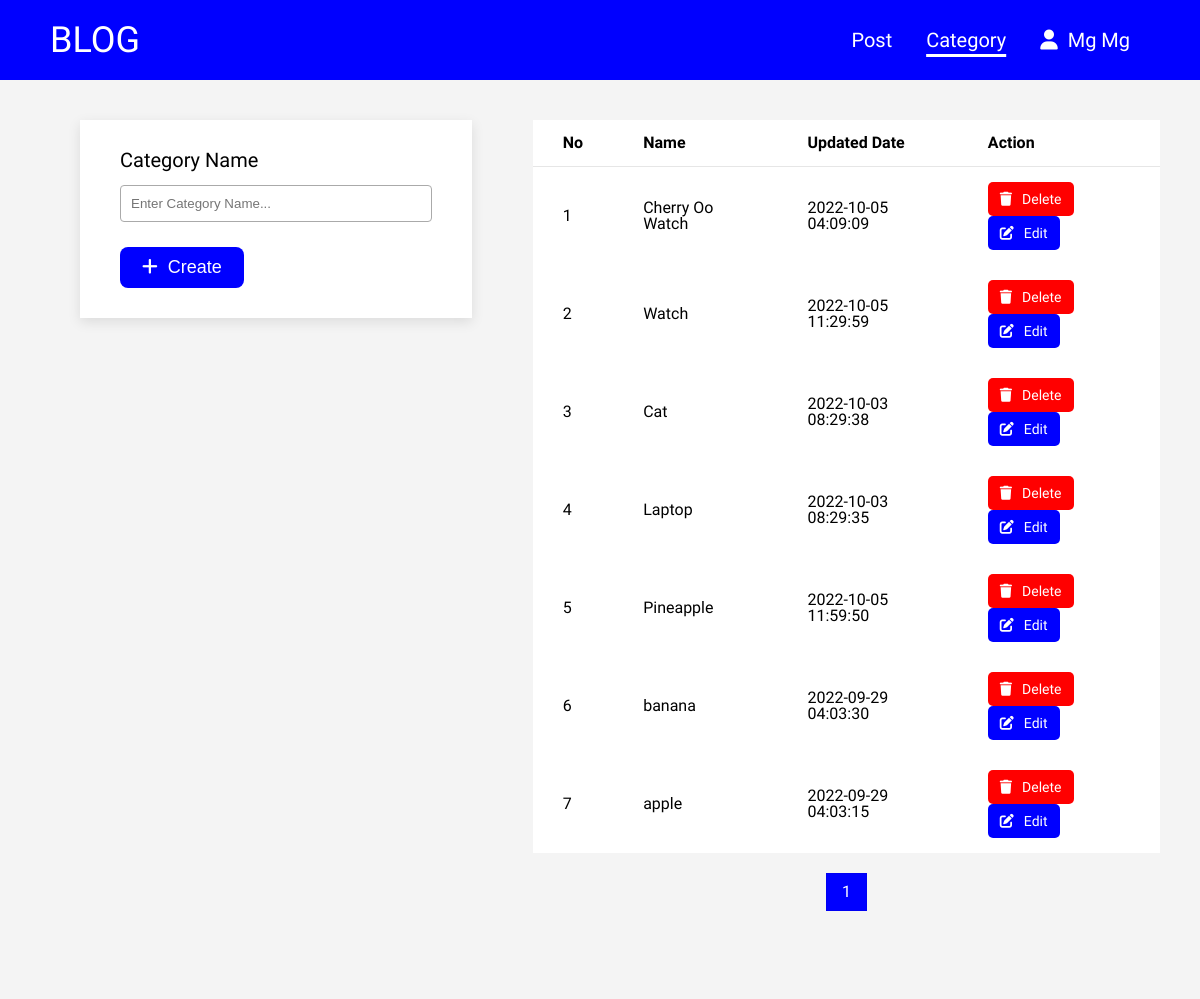
Screenshot of /category/index.php (signed in) with the database file from the repository.
### tables this page shows
CREATE TABLE `categories` (
  `id` int NOT NULL AUTO_INCREMENT,
  `name` varchar(225) NOT NULL,
  `created_date` datetime NOT NULL,
  `updated_date` datetime NOT NULL,
  PRIMARY KEY (`id`)
);

### category/index.php (the view, shortened to what this page needs)
<?php
require_once "../common/conn.php";
?>
<!DOCTYPE html>
<html lang="en">
<head>
    <link rel="stylesheet" href="../css/reset.css">
    <link rel="stylesheet" href="../css/common.css">
    <link rel="stylesheet" href="../css/categories.css">
    <link rel="stylesheet" href="https://cdnjs.cloudflare.com/ajax/libs/font-awesome/6.2.0/css/all.min.css" />
</head>
<body>
    <?php include "../common/nav.php"; ?>
    <div class="up clearfix">
        <div class="lft">
            <div class="container">
                <div class="inner">
                    <form class="form" action="" method="post">
                    <div class="form-group">
                        <label for="name">Category Name</label><br>
                        <input type="text" name="name" placeholder="Enter Category Name..." value="<?php echo isset($name)?$name:'' ?>">
                        </div>
                        <div class="btn-up">
                            <button class="btn" name="categoryAdd"><i class="fa-solid fa-plus"></i>Create</button>
                        </div>
                    </form>
                </div>
            </div>
        </div>
        <div class="rgt">
            <?php
            if (!isset ($_GET['page']) ) {
                $page = 1;
            } else {
                $page = $_GET['page'];
            }
            $resultsPerPage = 10;
            $pageFirstResult = ($page-1) * $resultsPerPage;
            $sql = "SELECT * FROM categories ORDER BY id DESC";
            $result = mysqli_query($conn, $sql);
            $numberOfResult = mysqli_num_rows($result);
            $numberOfPage = ceil ($numberOfResult / $resultsPerPage);
            $sql = "SELECT * FROM categories ORDER BY id DESC LIMIT " . $pageFirstResult . ',' . $resultsPerPage;
            $query = mysqli_query($conn, $sql);
            ?>
            <div class="">
                <table>
                    <thead>
                        <tr>
                            <th>No</th>
                            <th>Name</th>
                            <th>Updated Date</th>
                            <th>Action</th>
                        </tr>
                    </thead>
                    <tbody>
                        <?php
                         $getPage= isset($_GET['page']) ? $_GET['page'] : 1;
                         $num = ($getPage - 1) * $resultsPerPage;
                        while($rows = mysqli_fetch_assoc($query)){
                            echo "<tr>";
                            echo "<td>".++$num."</td>";
                            echo "<td>{$rows['name']}</td>";
                            echo "<td>{$rows['updated_date']}</td>";
                            echo "<td><a class='del' href='delete.php?id={$rows['id']}'><i class='fa-solid fa-trash'></i>Delete</a><a class='edit' href='edit.php?id={$rows['id']}'><i class='fa-solid fa-pen-to-square'></i></i>Edit</a></td>";
                        ?>
                        <?php }
                        echo "</tr>";
                        ?>
                    </tbody>
                </table>
            </div>
            <div class="pagination clearfix">
                <div class="paginate-up">
                    <?php
                    $currentPage = isset($_GET['page'])?$_GET['page'] : 1;
                    for($page = 1; $page<= $numberOfPage; $page++) {
                        $activeClass = "";
                        if($page==$currentPage)
                        {
                            $activeClass = "active-link";
                        }
                        echo '<a id="paginate" class="paginate border-radius '.$activeClass.'" href = "index.php?page=' . $page . '">' . $page . ' </a>';
                    }
                    ?>
                </div>
            </div>
        </div>
    </div>
</body>
</html>

### css/common.css (style rules this page uses)
* { box-sizing: border-box; scroll-behavior: smooth; }
body { font-size: 16px; font-family: 'Roboto', sans-serif; font-weight: 400; }
.clearfix::after { clear: both; display: table; content: ''; }

### css/categories.css (style rules this page uses)
body { background-color: #f4f4f4;; }
.up { margin: 40px; }
.lft { float: left; width: 35%; padding: 30px 0px; float: left; background-color: #ffffff; width: 35%; box-shadow: rgb(0 0 0 / 10%) 0px 4px 12px; padding: 30px 40px; margin-left: 40px; margin-top: 20px; }
.rgt { float: right; width: 56%; }
label { font-size: 20px; }
.form-group { margin-bottom: 25px; }
input { width: 100%; outline: none; margin-top: 15px; padding: 10px; border-radius: 4px; border: 1px solid #aaa; }
button.btn { padding: 8px 20px; font-size: 18px; border: 2px solid transparent; cursor: pointer; background-color: blue; color: #ffffff; border-radius: 8px; }
table { width: 100%; background-color: white; margin-top: 20px; }
thead { border-bottom: 1px solid rgba(0,0,0,0.05); }
th { font-weight: 700; }
th,td { text-align: left; padding: 15px 30px; vertical-align: middle; }
.del { text-decoration: none; color: white; border: 2px solid transparent; background-color: red; font-size: 14px; padding: 8px 10px; border-radius: 5px; display: inline-block; margin-right: 8px; }
.edit { text-decoration: none; border: 2px solid transparent; color: white; background-color: blue; font-size: 14px; padding: 8px 10px; border-radius: 5px; display: inline-block; margin-right: 8px; }
i { margin-right: 10px; }
.pagination { margin: 20px 0px 60px; text-align: center; }
.paginate-up { display: inline-block; background: white; border-radius: 10px; }
.paginate { display: inline-block; border: 1px solid rgba(0,0,0,0.05); text-decoration: none; padding: 10px 15px; }
.active-link { background-color: blue; color: white; }

### css/style.css (style rules this page uses)
body { background-color: #f4f4f4; }

### rows the page displays
categories: name "Cherry Oo Watch", updated_date "2022-10-05 04:09:09"
categories: name "Watch", updated_date "2022-10-05 11:29:59"
categories: name "Cat", updated_date "2022-10-03 08:29:38"
categories: name "Laptop", updated_date "2022-10-03 08:29:35"
categories: name "Pineapple", updated_date "2022-10-05 11:59:50"
categories: name "banana", updated_date "2022-09-29 04:03:30"
categories: name "apple", updated_date "2022-09-29 04:03:15"

### other values shown
$_SESSION['user']['name'] "Mg Mg"
